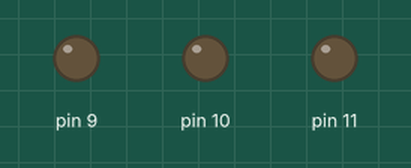
Recording of a sketch running on a simulated Arduino Uno, built with avr-gcc and run on an emulated ATmega328P. On the bench: output pins drawn as LEDs (lit = HIGH).

Above: at 0.05 s.
At 2.05 s:
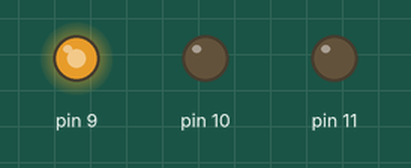
At 3.75 s:
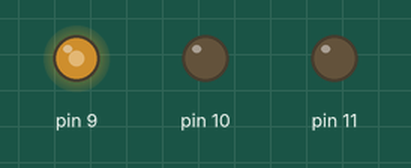
At 7.55 s:
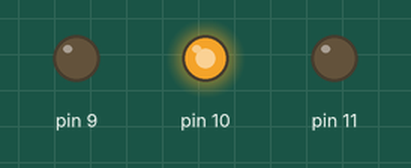
At 11.55 s:
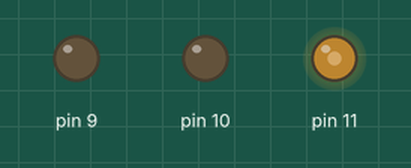
At 15.05 s:
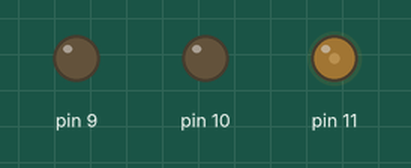
Timing chart, 0 to 20.3 s (numbered marks = the images above):
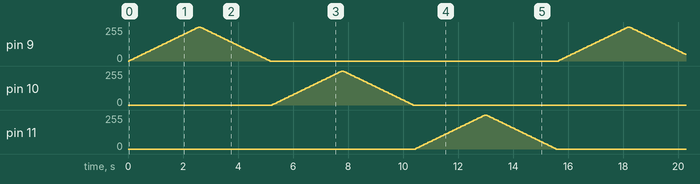

The sketch:

DesafioExtra.ino
```cpp
int brilho = 0;
int pin = 9;

void setup()
{
  pinMode(9, OUTPUT);
  pinMode(10, OUTPUT);
  pinMode(11, OUTPUT);
}

void loop()
{
  for (pin = 9; pin <= 11; pin++)
  {
  	for (brilho = 0; brilho <= 255; brilho += 5)
  	{
  		analogWrite(pin, brilho);
  		delay(50);
  	}
  	for (brilho = 255; brilho >= 0; brilho -= 5)
  	{
  		analogWrite(pin, brilho);
  		delay(50);
  	}
  }

}
```
